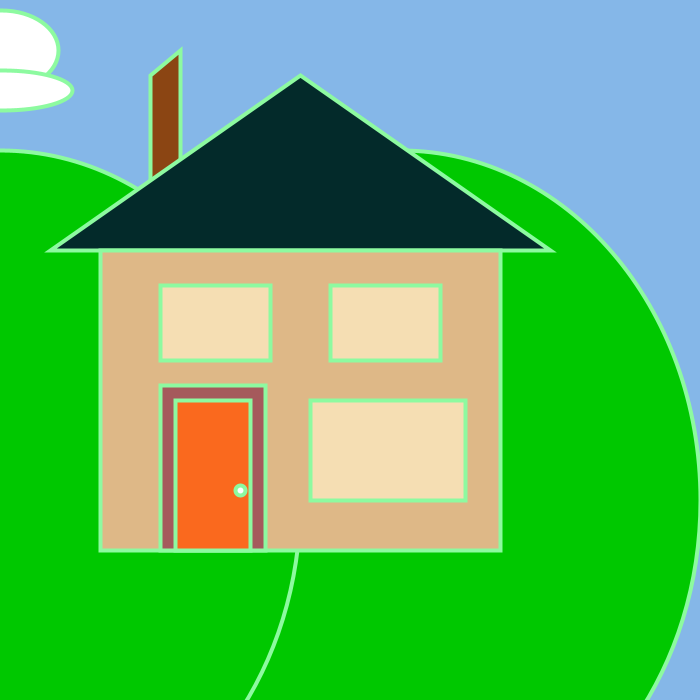
Frame 1 (no input)
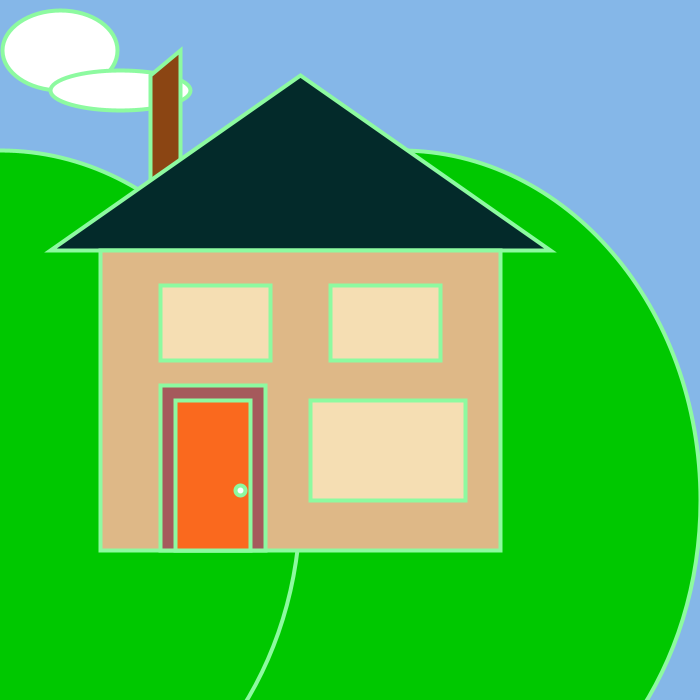
Frame 60 (the mouse pressed at the canvas centre just before this capture)
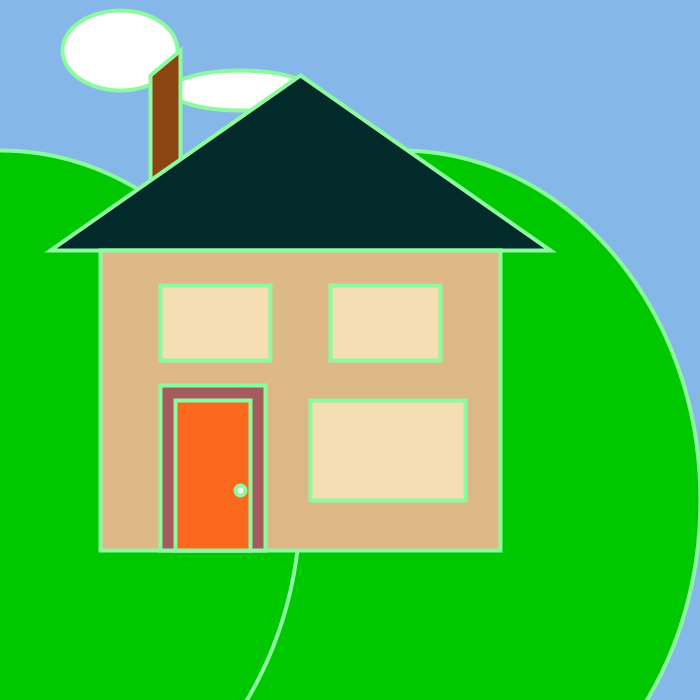
Frame 120 (the mouse held since frame 60 and released just before this capture)

The Processing sketch that drew these frames (run headless with seeded random() and noise(); from frame 60 on, the mouse is pressed at the canvas centre):

// Processing sketch: processing_130897
// ── processing_130897.pde

int moveX;
int moveX2;
int b;

void setup() {
  moveX=0;
  size(700, 700);
}
void draw() {
  moveX++;
  moveX2+=2;
  background(#85B7E8);
  fill(0, 200, 0);
  stroke(#8DFAA0);
  strokeWeight(4);
  ellipse(400, 500, 600, 700);
  ellipse(0, 500, 600, 700);

  clouds();

  //chimney 
  fill(139, 69, 19) ;
  quad(150, 215, 150, 75, 180, 50, 180, 200) ;

  //roof
  fill(03, 42, 42) ;
  triangle(50, 250, 550, 250, 300, 75) ;

  //house
  fill(222, 184, 135) ;
  rect(100, 250, 400, 300) ;

  //door
  fill(165, 90, 92) ;
  rect(160, 385, 105, 165) ;
  fill(250, 105, 30);
  rect(175, 400, 75, 150) ;
  fill(255) ;
  ellipse(240, 490, 10, 10) ;  

  //windows
  fill(245, 222, 179) ;
  rect(160, 285, 110, 75) ;
  rect(330, 285, 110, 75) ;
  rect(310, 400, 155, 100) ;
}

void clouds() {
  //Cloud #1
  fill(255);
  ellipse(moveX, 50, 115, 80);
  if(moveX==width+100)
  moveX=-100;
  
   fill(255);
  ellipse(moveX2, 90, 140, 40);
  if(moveX2==width+100)
  moveX=-100;
 
  
}
